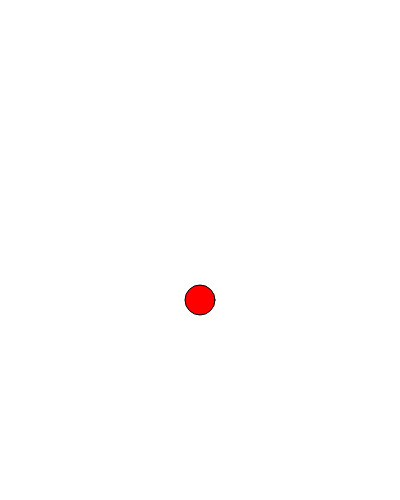
Frame 1 (no input)
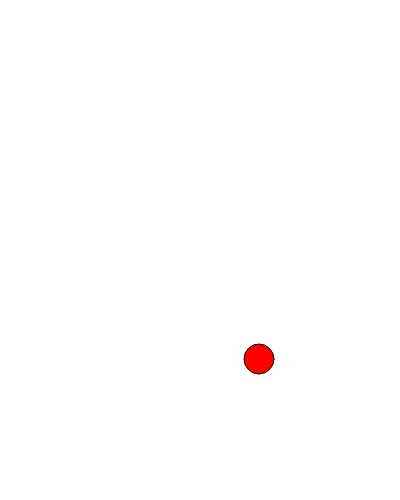
Frame 60 (no input)
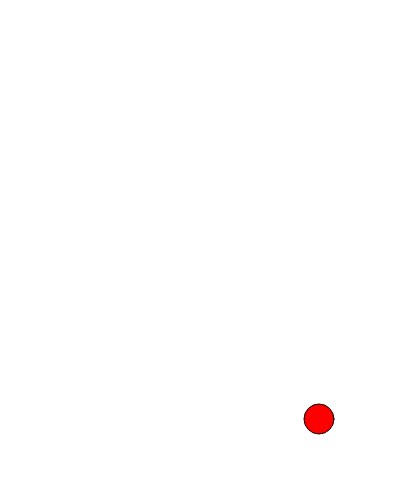
Frame 120 (the mouse pressed at the canvas centre since frame 60)

The p5.js sketch that drew these frames (run headless with seeded random() and noise() and a simulated clock; from frame 60 on, the mouse is pressed at the canvas centre):

// p5.js sketch
// ── sketch.js
let posx, posy, speedx,speedy;

function setup() {
  createCanvas(400, 500);
    posx = 200;
    posy = 300;
    speedx =1;
    speedy =1;
}

function draw() {
  background(255);

  fill(255,0,0);
  circle(posx, posy, 30);
  posx = posx + speedx;
  posy = posy + speedy;
  
  if(posx <= 0 || posx >= width){
      speedx = speedx * -1.01;
    }
  
  if(posy <= 0 || posy >= height){
      speedy = speedy * -1.01;
  }
}
